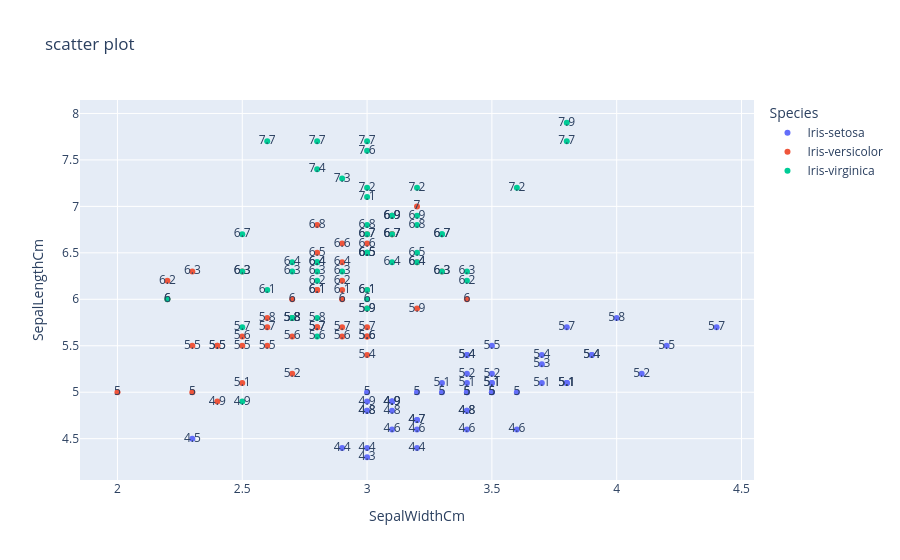

Write notebook code for a chart like this one.
### Code cell
import pandas as pd
import plotly.express as px

df = pd.read_csv(r"C:\Users\ASUS\Downloads\Iris.csv")
fig = px.scatter(
    df,
    title="scatter plot",
    x="SepalWidthCm",
    y="SepalLengthCm",
    color="Species",
    text="SepalLengthCm"
)

fig.show()

### Figure 1 — Plotly figure (JSON) as saved in the notebook; plotly's stock layout.template omitted (floating-point values rounded to 4 significant figures)
{"data": [{"hovertemplate": "Species=Iris-setosa<br>SepalWidthCm=%{x}<br>SepalLengthCm=%{text}<extra></extra>", "legendgroup": "Iris-setosa", "marker": {"color": "#636efa", "symbol": "circle"}, "mode": "markers+text", "name": "Iris-setosa", "orientation": "v", "showlegend": true, "text": [5.1, 4.9, 4.7, 4.6, 5.0, 5.4, 4.6, 5.0, 4.4, 4.9, 5.4, 4.8, 4.8, 4.3, 5.8, 5.7, 5.4, 5.1, 5.7, 5.1, 5.4, 5.1, 4.6, 5.1, 4.8, 5.0, 5.0, 5.2, 5.2, 4.7, 4.8, 5.4, 5.2, 5.5, 4.9, 5.0, 5.5, 4.9, 4.4, 5.1, 5.0, 4.5, 4.4, 5.0, 5.1, 4.8, 5.1, 4.6, 5.3, 5.0], "type": "scatter", "x": [3.5, 3.0, 3.2, 3.1, 3.6, 3.9, 3.4, 3.4, 2.9, 3.1, 3.7, 3.4, 3.0, 3.0, 4.0, 4.4, 3.9, 3.5, 3.8, 3.8, 3.4, 3.7, 3.6, 3.3, 3.4, 3.0, 3.4, 3.5, 3.4, 3.2, 3.1, 3.4, 4.1, 4.2, 3.1, 3.2, 3.5, 3.1, 3.0, 3.4, 3.5, 2.3, 3.2, 3.5, 3.8, 3.0, 3.8, 3.2, 3.7, 3.3], "xaxis": "x", "y": [5.1, 4.9, 4.7, 4.6, 5.0, 5.4, 4.6, 5.0, 4.4, 4.9, 5.4, 4.8, 4.8, 4.3, 5.8, 5.7, 5.4, 5.1, 5.7, 5.1, 5.4, 5.1, 4.6, 5.1, 4.8, 5.0, 5.0, 5.2, 5.2, 4.7, 4.8, 5.4, 5.2, 5.5, 4.9, 5.0, 5.5, 4.9, 4.4, 5.1, 5.0, 4.5, 4.4, 5.0, 5.1, 4.8, 5.1, 4.6, 5.3, 5.0], "yaxis": "y"}, {"hovertemplate": "Species=Iris-versicolor<br>SepalWidthCm=%{x}<br>SepalLengthCm=%{text}<extra></extra>", "legendgroup": "Iris-versicolor", "marker": {"color": "#EF553B", "symbol": "circle"}, "mode": "markers+text", "name": "Iris-versicolor", "orientation": "v", "showlegend": true, "text": [7.0, 6.4, 6.9, 5.5, 6.5, 5.7, 6.3, 4.9, 6.6, 5.2, 5.0, 5.9, 6.0, 6.1, 5.6, 6.7, 5.6, 5.8, 6.2, 5.6, 5.9, 6.1, 6.3, 6.1, 6.4, 6.6, 6.8, 6.7, 6.0, 5.7, 5.5, 5.5, 5.8, 6.0, 5.4, 6.0, 6.7, 6.3, 5.6, 5.5, 5.5, 6.1, 5.8, 5.0, 5.6, 5.7, 5.7, 6.2, 5.1, 5.7], "type": "scatter", "x": [3.2, 3.2, 3.1, 2.3, 2.8, 2.8, 3.3, 2.4, 2.9, 2.7, 2.0, 3.0, 2.2, 2.9, 2.9, 3.1, 3.0, 2.7, 2.2, 2.5, 3.2, 2.8, 2.5, 2.8, 2.9, 3.0, 2.8, 3.0, 2.9, 2.6, 2.4, 2.4, 2.7, 2.7, 3.0, 3.4, 3.1, 2.3, 3.0, 2.5, 2.6, 3.0, 2.6, 2.3, 2.7, 3.0, 2.9, 2.9, 2.5, 2.8], "xaxis": "x", "y": [7.0, 6.4, 6.9, 5.5, 6.5, 5.7, 6.3, 4.9, 6.6, 5.2, 5.0, 5.9, 6.0, 6.1, 5.6, 6.7, 5.6, 5.8, 6.2, 5.6, 5.9, 6.1, 6.3, 6.1, 6.4, 6.6, 6.8, 6.7, 6.0, 5.7, 5.5, 5.5, 5.8, 6.0, 5.4, 6.0, 6.7, 6.3, 5.6, 5.5, 5.5, 6.1, 5.8, 5.0, 5.6, 5.7, 5.7, 6.2, 5.1, 5.7], "yaxis": "y"}, {"hovertemplate": "Species=Iris-virginica<br>SepalWidthCm=%{x}<br>SepalLengthCm=%{text}<extra></extra>", "legendgroup": "Iris-virginica", "marker": {"color": "#00cc96", "symbol": "circle"}, "mode": "markers+text", "name": "Iris-virginica", "orientation": "v", "showlegend": true, "text": [6.3, 5.8, 7.1, 6.3, 6.5, 7.6, 4.9, 7.3, 6.7, 7.2, 6.5, 6.4, 6.8, 5.7, 5.8, 6.4, 6.5, 7.7, 7.7, 6.0, 6.9, 5.6, 7.7, 6.3, 6.7, 7.2, 6.2, 6.1, 6.4, 7.2, 7.4, 7.9, 6.4, 6.3, 6.1, 7.7, 6.3, 6.4, 6.0, 6.9, 6.7, 6.9, 5.8, 6.8, 6.7, 6.7, 6.3, 6.5, 6.2, 5.9], "type": "scatter", "x": [3.3, 2.7, 3.0, 2.9, 3.0, 3.0, 2.5, 2.9, 2.5, 3.6, 3.2, 2.7, 3.0, 2.5, 2.8, 3.2, 3.0, 3.8, 2.6, 2.2, 3.2, 2.8, 2.8, 2.7, 3.3, 3.2, 2.8, 3.0, 2.8, 3.0, 2.8, 3.8, 2.8, 2.8, 2.6, 3.0, 3.4, 3.1, 3.0, 3.1, 3.1, 3.1, 2.7, 3.2, 3.3, 3.0, 2.5, 3.0, 3.4, 3.0], "xaxis": "x", "y": [6.3, 5.8, 7.1, 6.3, 6.5, 7.6, 4.9, 7.3, 6.7, 7.2, 6.5, 6.4, 6.8, 5.7, 5.8, 6.4, 6.5, 7.7, 7.7, 6.0, 6.9, 5.6, 7.7, 6.3, 6.7, 7.2, 6.2, 6.1, 6.4, 7.2, 7.4, 7.9, 6.4, 6.3, 6.1, 7.7, 6.3, 6.4, 6.0, 6.9, 6.7, 6.9, 5.8, 6.8, 6.7, 6.7, 6.3, 6.5, 6.2, 5.9], "yaxis": "y"}], "layout": {"legend": {"title": {"text": "Species"}, "tracegroupgap": 0}, "title": {"text": "scatter plot"}, "xaxis": {"anchor": "y", "domain": [0, 1], "title": {"text": "SepalWidthCm"}}, "yaxis": {"anchor": "x", "domain": [0, 1], "title": {"text": "SepalLengthCm"}}}}
